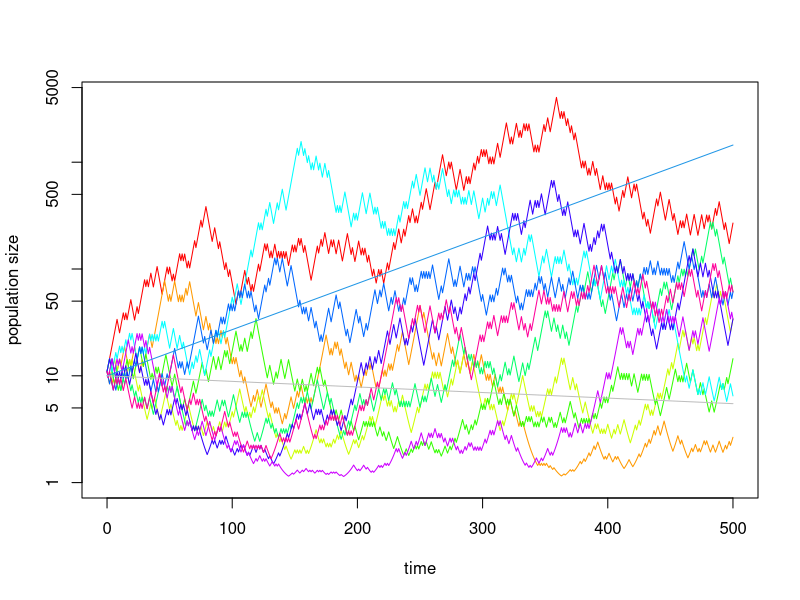
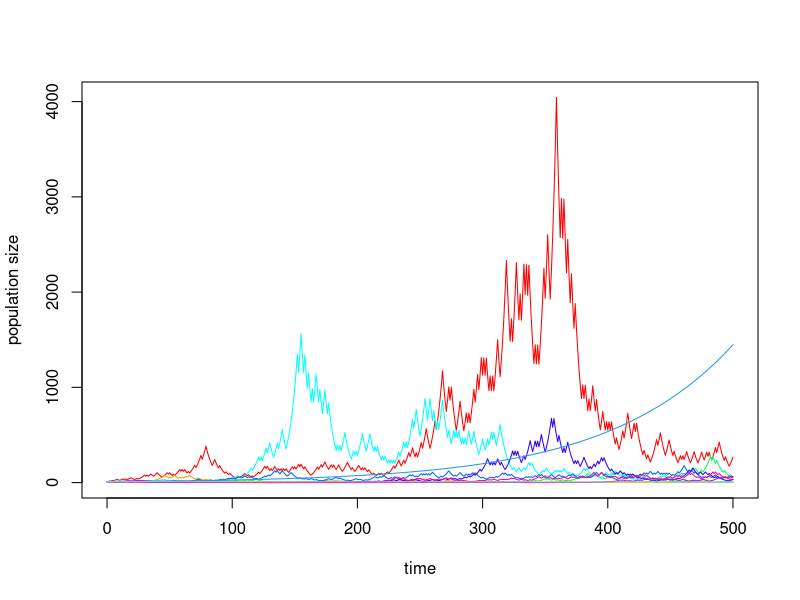

R code for these plots, in order:
N0 <- 10
tmax <- 500
lambda_mean <- 1.01
deviation <- 0.15
possible_outcomes <- c(lambda_mean - deviation, lambda_mean + deviation)
probabilities <- c(0.5, 0.5)

environmental_stochasticity <- function(N0, tmax, possible_outcomes, probabilities) {# function with four arguments
  growth_factors <- sample(possible_outcomes, tmax, probabilities, replace = TRUE)
  time_series <- c()
  time_series[1] <- N0
  for (t in 1:tmax) {
    time_series[t+1] <- time_series[t]*growth_factors[t]
  }
  return(time_series)
}

sim <- 10 # number of simulation runs

results <- matrix(nrow = tmax + 1, ncol = sim) # creates an empty matrix with n+1 rows and sim columns in which we will store the time series

for (i in 1:sim) {# executes the function sim times
  results[, i] <- environmental_stochasticity(N0, tmax, possible_outcomes, probabilities) # produces a time series and stores it in the jth column of the matrix results
}

# row means of results gives the average density for each time point
row_means <- rowMeans(results)
# expected growth rate (based on Eq.(1.5b) in Lande et al. (2003))
exp_mean_r <- exp(log(lambda_mean) + 1/2*log(1 - deviation^2 / lambda_mean^2))
# time series based on the mean value of lambda
time_series_geom <- c()
time_series_geom[1] <- N0
for (t in 1:tmax) {
  time_series_geom[t+1] <- time_series_geom[t]*lambda_mean
}
# time series based on the mean value of lambda
time_series_expected <- c()
time_series_expected[1] <- N0
for (t in 1:tmax) {
  time_series_expected[t+1] <- time_series_expected[t]*exp_mean_r
}

cl <- rainbow(sim) # set number of colors equal to number of simulations

plot(0:tmax, results[, 1]+1, type="l", log="y", ylim=c(1, max(results)), col=cl[1], xlab="time", ylab="population size") # plot the result from the first simulation
for (i in 2:sim) {# add the results from all other simulations to the same graph
  lines(0:tmax, results[, i]+1, type="l", col=cl[i])
}
lines(0:tmax, time_series_geom, type="l", col="4")
lines(0:tmax, time_series_expected, type="l", col="Gray")
#lines(0:tmax, row_means, type="l", col="Black")

plot(0:tmax, results[, 1], type="l",  ylim=c(0, max(results)), col=cl[1], xlab="time", ylab="population size") # plot the result from the first simulation
for (i in 2:sim) {# add the results from all other simulations to the same graph
  lines(0:tmax, results[, i], type="l", col=cl[i])
}
lines(0:tmax, time_series_geom, type="l", col="4")
lines(0:tmax, time_series_expected, type="l", col="Gray")
#lines(0:tmax, row_means, type="l", col="Black")


mean_r <- exp(log(lambda_mean) + 1/2*log(1 - deviation^2 / lambda_mean^2))

